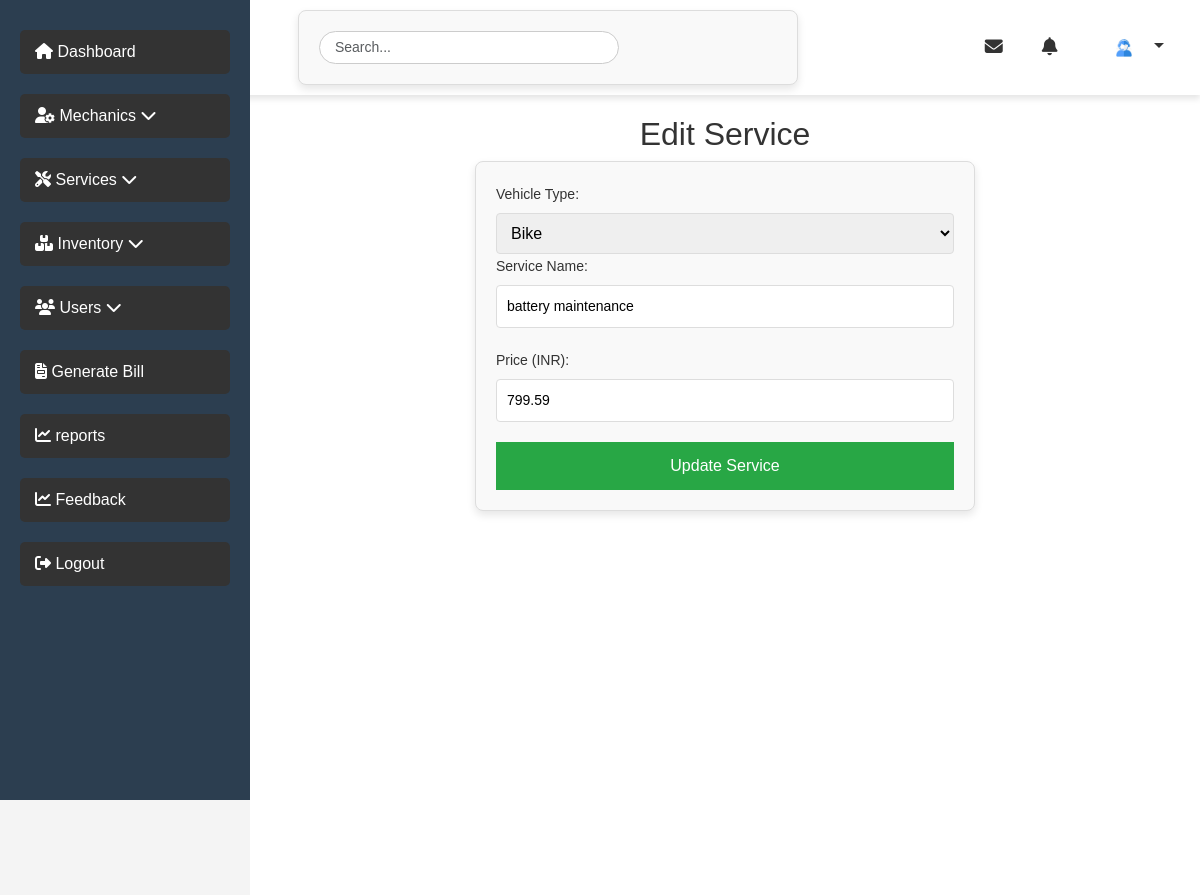
Screenshot of /admin/edit_service.php?id=1 (signed in) with the database file from the repository.
### tables this page shows
CREATE TABLE `services` (
  `id` int(11) NOT NULL,
  `vehicle_type` enum('Bike','Car') NOT NULL,
  `service_name` varchar(255) NOT NULL,
  `price` decimal(10,2) NOT NULL
);

### admin/edit_service.php (the view, shortened to what this page needs)
<?php
include("../database/db_connect.php");
$id = $_GET['id'];
$result = $mysqli->query("SELECT * FROM services WHERE id = $id");
$service = $result->fetch_assoc();
?>
<!DOCTYPE html>
<html lang="en">
<head>
    <link rel="stylesheet" href="https://cdn.jsdelivr.net/npm/bootstrap@5.3.0/dist/css/bootstrap.min.css">
</head>
<body>
<?php include("adm_navbar.php"); ?>
<div class="content">
<h2>Edit Service</h2>
<form method="POST">
    <label>Vehicle Type:</label>
    <select name="vehicle_type">
        <option value="Bike" <?= $service['vehicle_type'] == 'Bike' ? 'selected' : ''; ?>>Bike</option>
    </select>
    <label>Service Name:</label>
    <input type="text" name="service_name" value="<?= $service['service_name']; ?>" required>
    <label>Price (INR):</label>
    <input type="number" step="0.01" name="price" value="<?= $service['price']; ?>" required>
    <button type="submit">Update Service</button>
</form>
</div>
</body>
</html>

### admin/edit_service.php (style rules this page uses)
form { width: 100%; max-width: 500px; margin: 0 auto; padding: 20px; border: 1px solid #ddd; border-radius: 8px; background-color: #f9f9f9; box-shadow: 0 4px 8px rgba(0, 0, 0, 0.1); font-family: Arial, sans-serif; }
h2 { text-align: center; color: #333; }
label { display: block; margin-bottom: 8px; font-size: 14px; color: #333; }
select, input[type="text"], input[type="number"] { width: 100%; padding: 10px; margin-bottom: 20px; border: 1px solid #ddd; border-radius: 4px; font-size: 14px; }
button { width: 100%; padding: 12px; background-color: #28a745; color: white; font-size: 16px; border: none; border-radius: 4px; cursor: pointer; transition: background-color 0.3s; }

### admin/adm_navbar.php (style rules this page uses)
* { margin: 0; padding: 0; box-sizing: border-box; }
body { font-family: 'Arial', sans-serif; background-color: #f4f4f4; }
.content { margin-left: 250px; padding: 20px; background-color: #fff; min-height: 100vh; color: #333; }

### rows the page displays
services: vehicle_type "Bike", service_name "battery maintenance", price "799.59"
